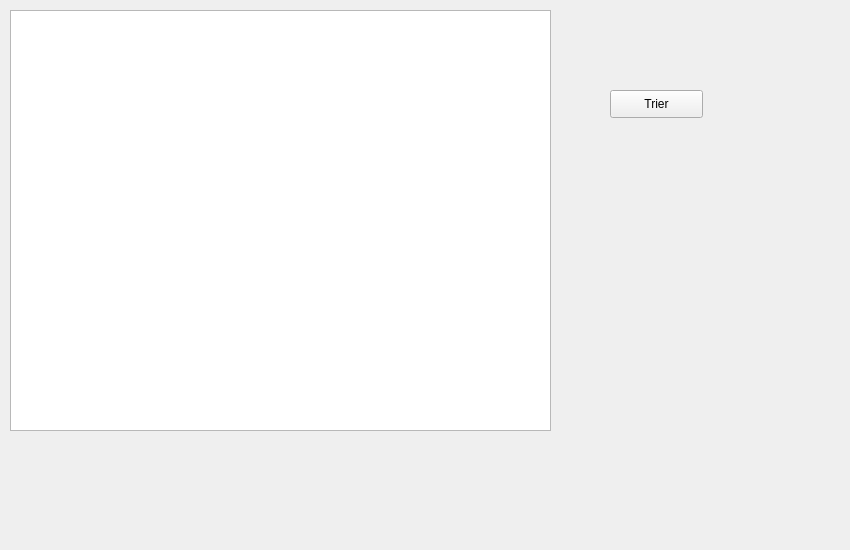
        <widget class="QWidget" name="tab">
         <attribute name="icon">
          <iconset>
           <normaloff>A.png</normaloff>A.png</iconset>
         </attribute>
         <attribute name="title">
          <string>Afficher </string>
         </attribute>
         <widget class="QTableView" name="tableView_2">
          <property name="geometry">
           <rect>
            <x>10</x>
            <y>10</y>
            <width>541</width>
            <height>421</height>
           </rect>
          </property>
         </widget>
         <widget class="QLabel" name="label_57">
          <property name="geometry">
           <rect>
            <x>0</x>
            <y>-70</y>
            <width>841</width>
            <height>541</height>
           </rect>
          </property>
          <property name="text">
           <string/>
          </property>
          <property name="pixmap">
           <pixmap>../fond-texture-grunge-abstrait-bleu-marine_145345-4.jpg</pixmap>
          </property>
          <property name="scaledContents">
           <bool>true</bool>
          </property>
         </widget>
         <widget class="QPushButton" name="pushButton_11">
          <property name="geometry">
           <rect>
            <x>610</x>
            <y>90</y>
            <width>93</width>
            <height>28</height>
           </rect>
          </property>
          <property name="text">
           <string>Trier</string>
          </property>
          <property name="icon">
           <iconset>
            <normaloff>A.png</normaloff>A.png</iconset>
          </property>
         </widget>
         <zorder>label_57</zorder>
         <zorder>tableView_2</zorder>
         <zorder>pushButton_11</zorder>
        </widget>
